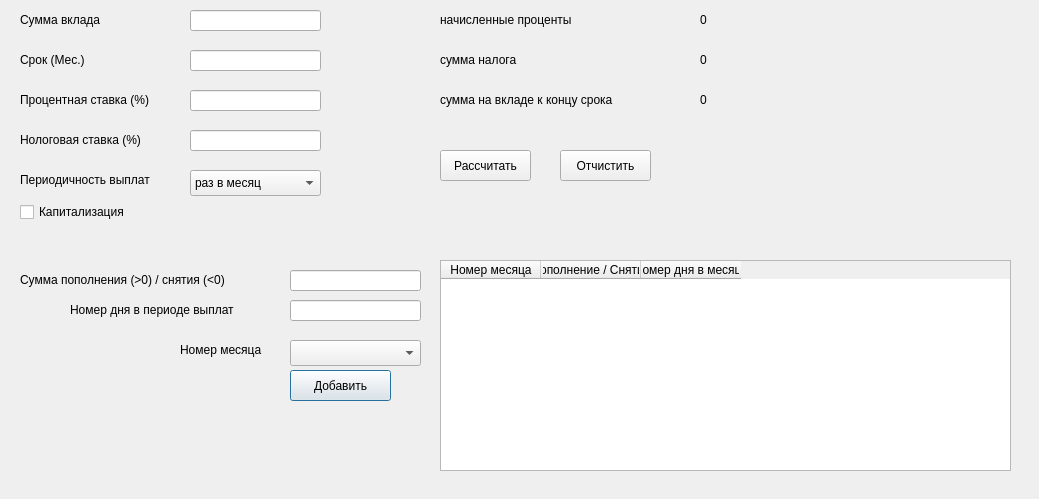
<?xml version="1.0" encoding="UTF-8"?>
<ui version="4.0">
 <class>depositcalc</class>
 <widget class="QDialog" name="depositcalc">
  <property name="geometry">
   <rect>
    <x>0</x>
    <y>0</y>
    <width>1039</width>
    <height>499</height>
   </rect>
  </property>
  <property name="windowTitle">
   <string>Dialog</string>
  </property>
  <widget class="QLabel" name="label">
   <property name="geometry">
    <rect>
     <x>20</x>
     <y>10</y>
     <width>101</width>
     <height>20</height>
    </rect>
   </property>
   <property name="text">
    <string>Сумма вклада</string>
   </property>
  </widget>
  <widget class="QLabel" name="label_2">
   <property name="geometry">
    <rect>
     <x>20</x>
     <y>50</y>
     <width>101</width>
     <height>20</height>
    </rect>
   </property>
   <property name="text">
    <string>Срок (Мес.)</string>
   </property>
  </widget>
  <widget class="QLabel" name="label_3">
   <property name="geometry">
    <rect>
     <x>20</x>
     <y>90</y>
     <width>171</width>
     <height>20</height>
    </rect>
   </property>
   <property name="text">
    <string>Процентная ставка (%)</string>
   </property>
  </widget>
  <widget class="QLabel" name="label_4">
   <property name="geometry">
    <rect>
     <x>20</x>
     <y>130</y>
     <width>161</width>
     <height>20</height>
    </rect>
   </property>
   <property name="text">
    <string>Нологовая ставка (%)</string>
   </property>
  </widget>
  <widget class="QLabel" name="label_5">
   <property name="geometry">
    <rect>
     <x>20</x>
     <y>170</y>
     <width>191</width>
     <height>20</height>
    </rect>
   </property>
   <property name="text">
    <string>Периодичность выплат</string>
   </property>
  </widget>
  <widget class="QLineEdit" name="deposit_sum">
   <property name="geometry">
    <rect>
     <x>190</x>
     <y>10</y>
     <width>131</width>
     <height>21</height>
    </rect>
   </property>
  </widget>
  <widget class="QLineEdit" name="period">
   <property name="geometry">
    <rect>
     <x>190</x>
     <y>50</y>
     <width>131</width>
     <height>21</height>
    </rect>
   </property>
   <property name="maxLength">
    <number>3</number>
   </property>
  </widget>
  <widget class="QLineEdit" name="interest_rate">
   <property name="geometry">
    <rect>
     <x>190</x>
     <y>90</y>
     <width>131</width>
     <height>21</height>
    </rect>
   </property>
  </widget>
  <widget class="QLineEdit" name="tax_rate">
   <property name="geometry">
    <rect>
     <x>190</x>
     <y>130</y>
     <width>131</width>
     <height>21</height>
    </rect>
   </property>
  </widget>
  <widget class="QCheckBox" name="capitalization">
   <property name="geometry">
    <rect>
     <x>20</x>
     <y>200</y>
     <width>131</width>
     <height>24</height>
    </rect>
   </property>
   <property name="text">
    <string>Капитализация</string>
   </property>
  </widget>
  <widget class="QLabel" name="label_6">
   <property name="geometry">
    <rect>
     <x>20</x>
     <y>270</y>
     <width>271</width>
     <height>20</height>
    </rect>
   </property>
   <property name="text">
    <string>Сумма пополнения (&gt;0) / снятия (&lt;0) </string>
   </property>
  </widget>
  <widget class="QPushButton" name="add_or_rm_button">
   <property name="geometry">
    <rect>
     <x>290</x>
     <y>370</y>
     <width>101</width>
     <height>31</height>
    </rect>
   </property>
   <property name="text">
    <string>Добавить</string>
   </property>
  </widget>
  <widget class="QLabel" name="label_7">
   <property name="geometry">
    <rect>
     <x>440</x>
     <y>10</y>
     <width>171</width>
     <height>20</height>
    </rect>
   </property>
   <property name="text">
    <string>начисленные проценты</string>
   </property>
  </widget>
  <widget class="QLabel" name="label_8">
   <property name="geometry">
    <rect>
     <x>440</x>
     <y>50</y>
     <width>171</width>
     <height>20</height>
    </rect>
   </property>
   <property name="text">
    <string>сумма налога</string>
   </property>
  </widget>
  <widget class="QLabel" name="label_9">
   <property name="geometry">
    <rect>
     <x>440</x>
     <y>90</y>
     <width>231</width>
     <height>20</height>
    </rect>
   </property>
   <property name="text">
    <string>сумма на вкладе к концу срока</string>
   </property>
  </widget>
  <widget class="QLabel" name="interest_charges">
   <property name="geometry">
    <rect>
     <x>700</x>
     <y>10</y>
     <width>91</width>
     <height>20</height>
    </rect>
   </property>
   <property name="text">
    <string>0</string>
   </property>
  </widget>
  <widget class="QLabel" name="tax_sum">
   <property name="geometry">
    <rect>
     <x>700</x>
     <y>50</y>
     <width>91</width>
     <height>20</height>
    </rect>
   </property>
   <property name="text">
    <string>0</string>
   </property>
  </widget>
  <widget class="QLabel" name="end_sum">
   <property name="geometry">
    <rect>
     <x>700</x>
     <y>90</y>
     <width>91</width>
     <height>20</height>
    </rect>
   </property>
   <property name="text">
    <string>0</string>
   </property>
  </widget>
  <widget class="QPushButton" name="clear">
   <property name="geometry">
    <rect>
     <x>560</x>
     <y>150</y>
     <width>91</width>
     <height>31</height>
    </rect>
   </property>
   <property name="text">
    <string>Отчистить</string>
   </property>
  </widget>
  <widget class="QPushButton" name="calculate">
   <property name="geometry">
    <rect>
     <x>440</x>
     <y>150</y>
     <width>91</width>
     <height>31</height>
    </rect>
   </property>
   <property name="text">
    <string>Рассчитать</string>
   </property>
  </widget>
  <widget class="QLabel" name="error">
   <property name="geometry">
    <rect>
     <x>440</x>
     <y>200</y>
     <width>591</width>
     <height>20</height>
    </rect>
   </property>
   <property name="text">
    <string/>
   </property>
  </widget>
  <widget class="QComboBox" name="periodicity">
   <property name="geometry">
    <rect>
     <x>190</x>
     <y>170</y>
     <width>131</width>
     <height>26</height>
    </rect>
   </property>
   <item>
    <property name="text">
     <string>раз в месяц</string>
    </property>
   </item>
   <item>
    <property name="text">
     <string>раз в 2 месяца</string>
    </property>
   </item>
   <item>
    <property name="text">
     <string>раз в квартал</string>
    </property>
   </item>
   <item>
    <property name="text">
     <string>раз в 4 месяца</string>
    </property>
   </item>
   <item>
    <property name="text">
     <string>раз в полгода</string>
    </property>
   </item>
   <item>
    <property name="text">
     <string>раз в год</string>
    </property>
   </item>
  </widget>
  <widget class="QLineEdit" name="add_or_rm_sum">
   <property name="geometry">
    <rect>
     <x>290</x>
     <y>270</y>
     <width>131</width>
     <height>21</height>
    </rect>
   </property>
  </widget>
  <widget class="QLabel" name="label_10">
   <property name="geometry">
    <rect>
     <x>180</x>
     <y>340</y>
     <width>111</width>
     <height>20</height>
    </rect>
   </property>
   <property name="text">
    <string>Номер месяца</string>
   </property>
  </widget>
  <widget class="QTableWidget" name="tableWidget">
   <property name="geometry">
    <rect>
     <x>440</x>
     <y>260</y>
     <width>571</width>
     <height>211</height>
    </rect>
   </property>
   <property name="sizePolicy">
    <sizepolicy hsizetype="Fixed" vsizetype="Fixed">
     <horstretch>0</horstretch>
     <verstretch>0</verstretch>
    </sizepolicy>
   </property>
   <column>
    <property name="text">
     <string>Номер месяца</string>
    </property>
   </column>
   <column>
    <property name="text">
     <string>Пополнение / Cнятие</string>
    </property>
   </column>
   <column>
    <property name="text">
     <string>Номер дня в месяце</string>
    </property>
   </column>
  </widget>
  <widget class="QComboBox" name="month_number">
   <property name="geometry">
    <rect>
     <x>290</x>
     <y>340</y>
     <width>131</width>
     <height>26</height>
    </rect>
   </property>
  </widget>
  <widget class="QLineEdit" name="day_number">
   <property name="geometry">
    <rect>
     <x>290</x>
     <y>300</y>
     <width>131</width>
     <height>21</height>
    </rect>
   </property>
  </widget>
  <widget class="QLabel" name="label_11">
   <property name="geometry">
    <rect>
     <x>70</x>
     <y>300</y>
     <width>221</width>
     <height>20</height>
    </rect>
   </property>
   <property name="text">
    <string>Номер дня в периоде выплат</string>
   </property>
  </widget>
 </widget>
 <resources/>
 <connections/>
</ui>
